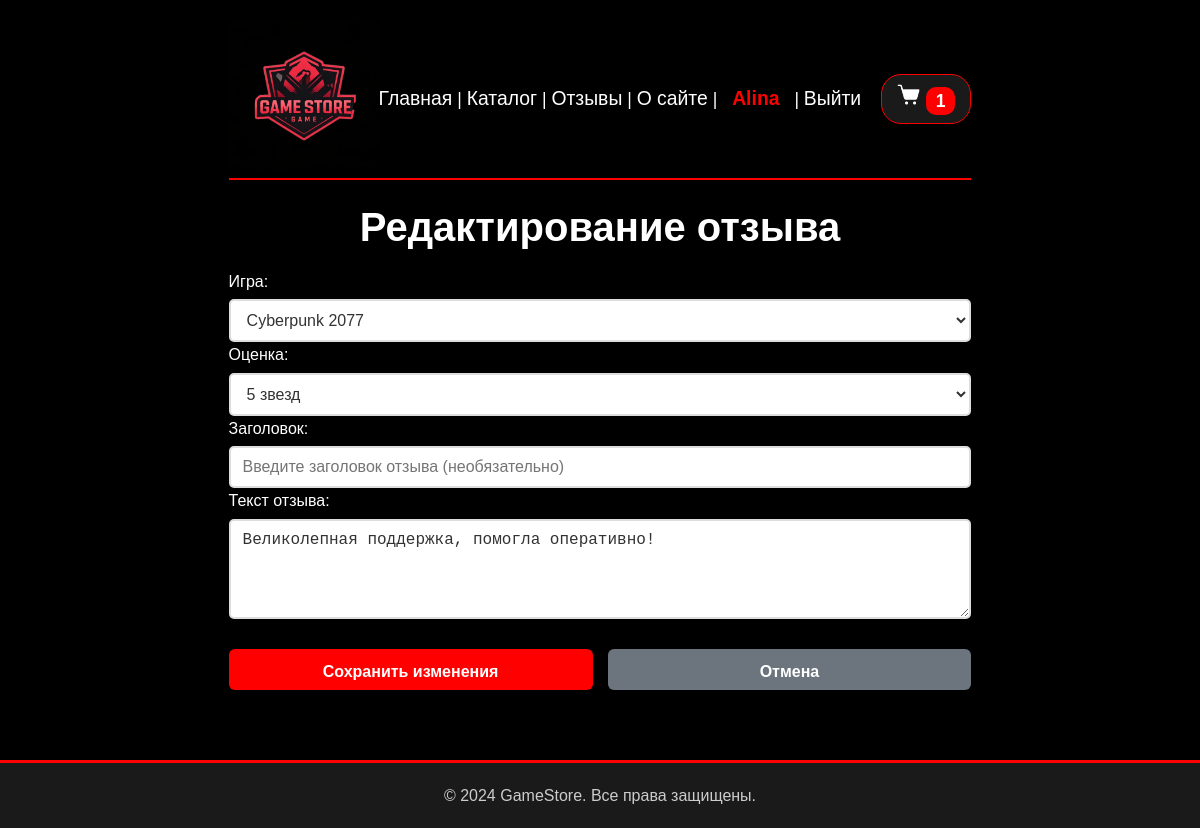
The page /review/update/10/ (signed in) on the database its author committed.
### games/models.py (models this page shows, shortened)
class Cart(models.Model):
    user = models.OneToOneField(User, on_delete=models.CASCADE, verbose_name="Пользователь")
    created_at = models.DateTimeField(auto_now_add=True, verbose_name="Дата создания")
    updated_at = models.DateTimeField(auto_now=True, verbose_name="Дата обновления")
    def total_items(self):
        return sum(item.quantity for item in self.items.all())
    class Meta:
        verbose_name = 'Корзина'
        verbose_name_plural = 'Корзины'

class CartItem(models.Model):
    cart = models.ForeignKey(Cart, on_delete=models.CASCADE, related_name='items', verbose_name="Корзина")
    game = models.ForeignKey(Game, on_delete=models.PROTECT, verbose_name="Игра")
    quantity = models.PositiveIntegerField(default=1, verbose_name="Количество")
    added_at = models.DateTimeField(auto_now_add=True, verbose_name="Дата добавления")
    class Meta:
        verbose_name = 'Элемент корзины'
        verbose_name_plural = 'Элементы корзины'
        unique_together = ['cart', 'game']

class Review(models.Model):
    user = models.ForeignKey(User, on_delete=models.CASCADE, verbose_name="Пользователь")
    RATING_CHOICES = [
        (1, '1 звезда'),
        (2, '2 звезды'),
        (3, '3 звезды'),
        (4, '4 звезды'),
        (5, '5 звезд'),
    ]
    rating = models.IntegerField(choices=RATING_CHOICES, verbose_name="Рейтинг")
    title = models.CharField(max_length=200, verbose_name="Заголовок отзыва", blank=True)
    text = models.TextField(verbose_name="Текст отзыва")
    date = models.DateTimeField(auto_now_add=True, verbose_name="Дата отзыва")
    game = models.ForeignKey(Game, on_delete=models.CASCADE, verbose_name="Игра", null=True, blank=True)
    is_published = models.BooleanField(default=True, verbose_name="Опубликовано")
    class Meta:
        verbose_name = 'Отзыв'
        verbose_name_plural = 'Отзывы'
        ordering = ['-date']
        permissions = [
            ("can_edit_all_reviews", "Может редактировать все отзывы"),
        ]

### games/views.py (the view, shortened to what this page needs)
# urls.py: path('review/update/<int:review_id>/', views.UpdateReviewView.as_view(), name='update_review'),
class UpdateReviewView(LoginRequiredMixin, UserPassesTestMixin, UpdateView):
    model = Review
    form_class = ReviewForm
    template_name = 'games/update_review.html'
    pk_url_kwarg = 'review_id'
    def test_func(self):
        review = self.get_object()
        return self.request.user == review.user or self.request.user.has_perm('games.can_edit_all_reviews')

### games/forms.py
class ReviewForm(forms.ModelForm):
    class Meta:
        model = Review
        fields = ['game', 'rating', 'title', 'text']
        widgets = {
            'game': forms.Select(attrs={
                'class': 'form-select',
            }),
            'rating': forms.Select(attrs={
                'class': 'form-select',
            }),
            'title': forms.TextInput(attrs={
                'class': 'form-input',
                'placeholder': 'Введите заголовок отзыва (необязательно)'
            }),
            'text': forms.Textarea(attrs={
                'class': 'form-textarea',
                'rows': 4,
                'placeholder': 'Напишите ваш отзыв об игре...'
            }),
        }
        labels = {
            'game': 'Игра',
            'rating': 'Ваша оценка',
            'title': 'Заголовок отзыва',
            'text': 'Текст отзыва',
        }
    def __init__(self, *args, **kwargs):
        super().__init__(*args, **kwargs)
        self.fields['game'].queryset = Game.published.in_stock()

### games/models.py (called while the page is built)
    def get_queryset(self):
        return super().get_queryset().filter(is_published=True)

    def in_stock(self):
        return self.filter(is_stock=True)

    def __str__(self):
        return self.title

### users/context_processors.py (called while the page is built)
def get_menu_context(request):
    return {'mainmenu': menu}

### games/templates/games/update_review.html (shortened to what this page needs)
{% extends 'base.html' %}
{% block content %}
<div class="update-review-page">
    <h1 class="page-title">Редактирование отзыва</h1>
    <div class="review-form-container">
        <form method="post">
            <div class="form-group">
                <label for="{{ form.game.id_for_label }}">Игра:</label>
                {{ form.game }}
            </div>
            <div class="form-group">
                <label for="{{ form.rating.id_for_label }}">Оценка:</label>
                {{ form.rating }}
            </div>
            <div class="form-group">
                <label for="{{ form.title.id_for_label }}">Заголовок:</label>
                {{ form.title }}
            </div>
            <div class="form-group">
                <label for="{{ form.text.id_for_label }}">Текст отзыва:</label>
                {{ form.text }}
            </div>
            <div class="form-actions">
                <button type="submit" class="btn-primary">Сохранить изменения</button>
                <a href="{% url 'reviews' %}" class="btn-secondary">Отмена</a>
            </div>
        </form>
    </div>
</div>
{% endblock %}

### templates/base.html (shortened to what this page needs)
<!DOCTYPE html>
<head>
    {% load static %}
    <link type="text/css" href="{% static 'css/styles.css' %}" rel="stylesheet" />
</head>
<body>
    <div class="container">
        <div class="header-with-nav">
            <div class="logo">
                <img src="{% static 'images/logo.jpg' %}" alt="GAME STORE" class="logo-image">
            </div>
            <nav class="navbar">
                <p class="menu">
                    {% for item in mainmenu %}
                        <a href="{% url item.url_name %}" class="menu">{{ item.title }}</a>
                        {% if not forloop.last %} | {% endif %}
                    {% endfor %}
                    {% if user.is_authenticated %}
                        | <a href="{% url 'users:profile' %}" class="menu user-greeting">{{ user.username }}</a>
                        | <a href="{% url 'users:logout' %}" class="menu">Выйти</a>
                    {% else %}
                        | <a href="{% url 'users:login' %}" class="menu">Войти</a>
                    {% endif %}
                </p>
            </nav>
            <div class="header-right">
                <div class="cart-icon">
                    <a href="{% url 'cart' %}" style="text-decoration: none">
                        <img src="{% static 'images/cart-icon.png' %}" alt="Корзина" class="cart-img">
                        <span class="cart-count">
                            {% if user.is_authenticated %}
                                {{ user.cart.total_items|default:0 }}
                            {% else %}
                                0
                            {% endif %}
                        </span>
                    </a>
                </div>
            </div>
        </div>
        {% block content%} {% endblock %}
    </div>
    <footer class="footer">
        <p>&copy; 2024 GameStore. Все права защищены.</p>
    </footer>
</body>
</html>

### static/css/styles.css (style rules this page uses)
* { margin: 0; padding: 0; box-sizing: border-box; }
body { background-color: #000000; color: #ffffff; font-family: 'Arial', sans-serif; line-height: 1.6; display: flex; flex-direction: column; min-height: 100vh; }
.container { max-width: 1200px; margin: 0 auto; padding: 20px; flex: 1; }
.page-title { color: #ffffff; text-align: center; margin-bottom: 10px; font-size: 2.5em; }
.btn-primary { padding: 12px 30px; border: none; border-radius: 6px; text-decoration: none; color: white; cursor: pointer; font-size: 16px; font-weight: bold; transition: all 0.3s ease; min-width: 120px; text-align: center; display: inline-block; background-color: #ff0000; }
.btn-secondary { padding: 12px 30px; border: none; border-radius: 6px; text-decoration: none; color: white; cursor: pointer; font-size: 16px; font-weight: bold; transition: all 0.3s ease; min-width: 120px; text-align: center; display: inline-block; background-color: #6c757d; }
.header-with-nav { display: flex; justify-content: space-between; align-items: center; margin-bottom: 15px; border-bottom: 2px solid #ff0000; }
.logo-image { max-width: 150px; height: auto; }
.navbar { margin: 0; flex-grow: 1; text-align: center; }
.menu { margin: 0; color: #ffffff; font-size: 1.1em; text-decoration: none }
.user-greeting { color: #ff0000; font-weight: bold; margin: 0 10px; }
.cart-icon { display: flex; align-items: center; gap: 8px; margin-left: 20px; padding: 8px 15px; background-color: #1a1a1a; border-radius: 20px; border: 1px solid #ff0000; }
.cart-img { width: 24px; height: 24px; }
.cart-count { color: #ffffff; font-size: 1.1em; font-weight: bold; background-color: #ff0000; padding: 4px 10px; border-radius: 10px; min-width: 20px; text-align: center; }
.form-group { display: flex; flex-direction: column; gap: 5px; }
.form-input, .form-select, .form-textarea, .form-file { padding: 10px 12px; border: 2px solid #ddd; border-radius: 5px; font-size: 16px; transition: border-color 0.3s; color: #333; background: white; }
.form-textarea { resize: vertical; min-height: 100px; }
.form-actions { display: flex; gap: 15px; margin-top: 20px; }
.form-actions { display: flex; gap: 15px; margin-top: 30px; flex-wrap: wrap; }
.form-actions .btn-primary, .form-actions .btn-secondary { flex: 1; min-width: 150px; text-align: center; padding: 10px 10px 5px 10px; }
.footer { background-color: #1a1a1a; border-top: 3px solid #ff0000; text-align: center; padding: 20px 0; margin-top: 50px; }
.footer p { color: #cccccc; margin: 0; }

### rows shown on the page
Review: game "Cyberpunk 2077", rating "5 звезд", text "Великолепная поддержка, помогла оперативно!"

### other values the page prints
{{ item.title }} "Главная" "Каталог" "Отзывы" "О сайте"
{{ user.username }} "Alina"
{{ user.cart.total_items|default:0 }} "1"
